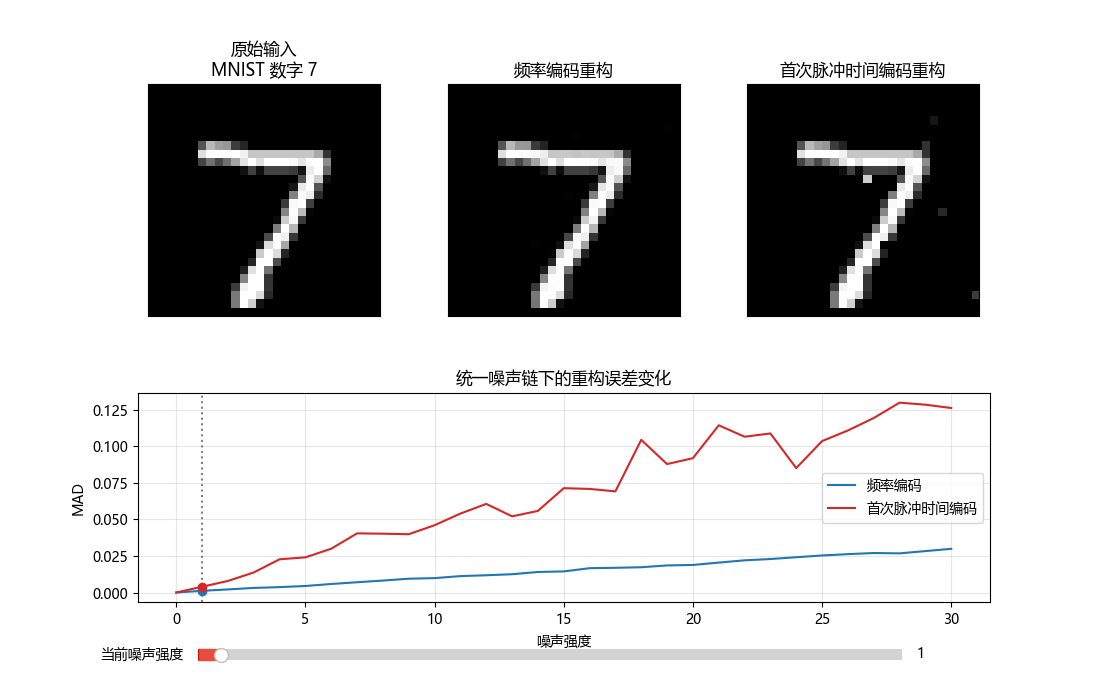

Write the Python code that produced this figure.
import numpy as np
import matplotlib.pyplot as plt
from matplotlib.widgets import Slider
from torchvision import datasets, transforms

# 配置中文字体，避免图像标题或标签出现乱码
plt.rcParams["font.sans-serif"] = [
    "PingFang SC",
    "Hiragino Sans GB",
    "Microsoft YaHei",
    "SimHei",
    "Noto Sans CJK SC",
    "Arial Unicode MS",
    "DejaVu Sans",
]
plt.rcParams["axes.unicode_minus"] = False

# 全局仿真参数
T_WINDOW = 100
MAX_SPIKES = 10
TTFS_SPAN = 80.0


# 固定加载一张真实的 MNIST 数字 7
def load_mnist_seven(root="./data"):
    transform = transforms.ToTensor()
    dataset = datasets.MNIST(root=root, train=False, download=True, transform=transform)

    for image, label in dataset:
        if int(label) == 7:
            return image.squeeze(0).numpy(), int(label)

    raise RuntimeError("未找到标签为 7 的 MNIST 样本")


# 高斯时间抖动：对每个脉冲时刻加入零均值高斯扰动
def add_gaussian_timing_noise(time_value, noise_std, rng):
    return time_value + rng.normal(0.0, noise_std)


# 椒盐型脉冲噪声：随机删除已有脉冲，或者随机注入一个伪脉冲
def add_salt_pepper_spike_noise(spike_times, noise_level, rng):
    # TODO 3：补全椒盐型脉冲噪声逻辑
    # noise_level 范围 0~30，映射到概率 p = noise_level / 100.0
    p = noise_level / 100.0
    # 胡椒：随机删除
    kept = [t for t in spike_times if rng.random() >= p]
    # 盐：随机注入一个新脉冲
    if rng.random() < p:
        # 注入的脉冲时刻在 [0, T_WINDOW-1] 内均匀随机
        new_spike = rng.integers(0, T_WINDOW)
        kept.append(new_spike)
    return kept


# 根据频率编码构造理想脉冲时刻，再施加“椒盐型脉冲噪声 + 高斯时间抖动”
def process_rate_coding(image, noise_level):
    # TODO 4：补全频率编码的编码-加噪-重构流程
    H, W = image.shape
    decoded = np.zeros((H, W), dtype=np.float32)
    rng = np.random.default_rng()
    for i in range(H):
        for j in range(W):
            x = image[i, j]
            # 理想脉冲个数
            n = int(round(x * T_WINDOW))
            # 均匀分布脉冲时刻
            if n > 0:
                ideal_times = np.round(np.linspace(0, T_WINDOW - 1, n)).astype(int).tolist()
            else:
                ideal_times = []
            # 加椒盐噪声
            noisy_times = add_salt_pepper_spike_noise(ideal_times, noise_level, rng)
            # 加高斯时间抖动
            if noisy_times:
                noisy_times = [add_gaussian_timing_noise(t, noise_level / 10.0, rng) for t in noisy_times]
                # 裁剪到有效范围
                noisy_times = [max(0, min(T_WINDOW - 1, t)) for t in noisy_times]
            # 重构：脉冲计数 / T_WINDOW
            decoded[i, j] = len(noisy_times) / T_WINDOW
    return decoded


# 根据首次脉冲发放时间编码构造理想首次脉冲，再施加“椒盐型脉冲噪声 + 高斯时间抖动”
def process_ttfs_coding(image, noise_level):
    # TODO 5：补全 TTFS 编码的编码-加噪-重构流程
    H, W = image.shape
    decoded = np.zeros((H, W), dtype=np.float32)
    rng = np.random.default_rng()
    for i in range(H):
        for j in range(W):
            x = image[i, j]
            # 理想首次脉冲时刻
            if x == 0:
                ideal_times = []
            else:
                # 灰度越高，发放越早
                t = int(round(TTFS_SPAN * (1 - x)))
                t = max(0, min(T_WINDOW - 1, t))
                ideal_times = [t]
            # 加椒盐噪声
            noisy_times = add_salt_pepper_spike_noise(ideal_times, noise_level, rng)
            # 加高斯时间抖动
            if noisy_times:
                noisy_times = [add_gaussian_timing_noise(t, noise_level / 10.0, rng) for t in noisy_times]
                noisy_times = [max(0, min(T_WINDOW - 1, t)) for t in noisy_times]
                # TTFS 只取最早的一个脉冲
                first_time = min(noisy_times)
                # 重构：根据首次脉冲时间反推灰度
                decoded[i, j] = max(0.0, min(1.0, 1.0 - first_time / TTFS_SPAN))
            else:
                decoded[i, j] = 0.0
    return decoded


# 比较无噪声重构图与有噪声重构图的平均绝对差
def mad(a, b):
    return float(np.mean(np.abs(a - b)))


# 以像素风格显示 28x28 灰度图
def draw_image(ax, image, title):
    ax.imshow(image, cmap="gray", vmin=0.0, vmax=1.0, interpolation="nearest")
    ax.set_title(title)
    ax.set_xticks([])
    ax.set_yticks([])


def main():
    image, label = load_mnist_seven()

    # 先计算无噪声条件下的基线重构图
    clean_rate = process_rate_coding(image, 0.0)
    clean_ttfs = process_ttfs_coding(image, 0.0)

    # 预先计算误差曲线，底部折线图会直接复用这些结果
    noise_levels = np.arange(0.0, 31.0, 1.0)
    rate_curve = []
    ttfs_curve = []

    for n in noise_levels:
        rate_curve.append(mad(clean_rate, process_rate_coding(image, n)))
        ttfs_curve.append(mad(clean_ttfs, process_ttfs_coding(image, n)))

    # 上排三图，底部一张误差曲线
    fig = plt.figure(figsize=(11, 7))
    gs = fig.add_gridspec(2, 3, height_ratios=[1.0, 0.9])
    plt.subplots_adjust(bottom=0.14, hspace=0.35, wspace=0.18)

    ax0 = fig.add_subplot(gs[0, 0])
    ax1 = fig.add_subplot(gs[0, 1])
    ax2 = fig.add_subplot(gs[0, 2])
    ax_curve = fig.add_subplot(gs[1, :])

    draw_image(ax0, image, f"原始输入\nMNIST 数字 {label}")
    rate_im = ax1.imshow(clean_rate, cmap="gray", vmin=0.0, vmax=1.0, interpolation="nearest")
    ax1.set_title("频率编码重构")
    ax1.set_xticks([])
    ax1.set_yticks([])

    ttfs_im = ax2.imshow(clean_ttfs, cmap="gray", vmin=0.0, vmax=1.0, interpolation="nearest")
    ax2.set_title("首次脉冲时间编码重构")
    ax2.set_xticks([])
    ax2.set_yticks([])

    ax_curve.plot(noise_levels, rate_curve, label="频率编码", color="tab:blue")
    ax_curve.plot(noise_levels, ttfs_curve, label="首次脉冲时间编码", color="tab:red")
    ax_curve.set_xlabel("噪声强度")
    ax_curve.set_ylabel("MAD")
    ax_curve.set_title("统一噪声链下的重构误差变化")
    ax_curve.grid(alpha=0.3)
    ax_curve.legend()
    vline = ax_curve.axvline(0.0, color="gray", linestyle=":")
    marker_r, = ax_curve.plot([0], [rate_curve[0]], marker="o", color="tab:blue")
    marker_t, = ax_curve.plot([0], [ttfs_curve[0]], marker="o", color="tab:red")

    # 添加统一噪声强度滑块：椒盐先作用于脉冲，再在保留下来的脉冲时刻上施加高斯抖动
    slider_ax = fig.add_axes([0.18, 0.05, 0.64, 0.03])
    noise_slider = Slider(
        ax=slider_ax,
        label="当前噪声强度",
        valmin=0.0,
        valmax=30.0,
        valinit=0.0,
        valstep=1.0,
        color="#e74c3c",
    )

    # 每次滑块变化时，重新计算两种编码在当前噪声强度下的重构结果
    def update(_):
        noise_level = float(noise_slider.val)
        idx = int(noise_level)

        rate_decoded = process_rate_coding(image, noise_level)
        ttfs_decoded = process_ttfs_coding(image, noise_level)

        rate_im.set_data(rate_decoded)
        ttfs_im.set_data(ttfs_decoded)
        vline.set_xdata([noise_level, noise_level])
        marker_r.set_data([noise_level], [rate_curve[idx]])
        marker_t.set_data([noise_level], [ttfs_curve[idx]])

        fig.canvas.draw_idle()

    noise_slider.on_changed(update)
    plt.show()


if __name__ == "__main__":
    main()
